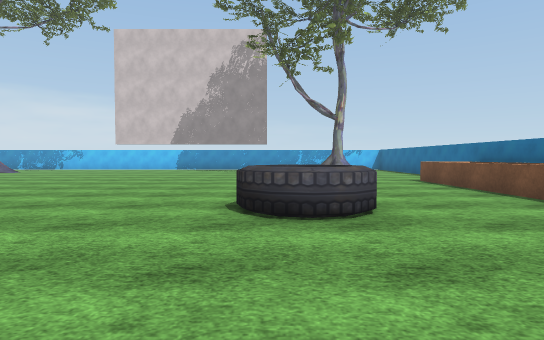
View 1 (above)

18 first-person views from a walk through a scene from a Unity 3-D project. The camera is 1.2 m above the floor, tilts 2° down and sees 75° across. The floor is counted in squares, 2 m on a side. Each view is taken from the middle of a square. On the plan, view 1 faces up. The plan holds only what a view shows up to about 10 squares ahead; the rest is blank. Some surface patterns are stand-ins.

View 2
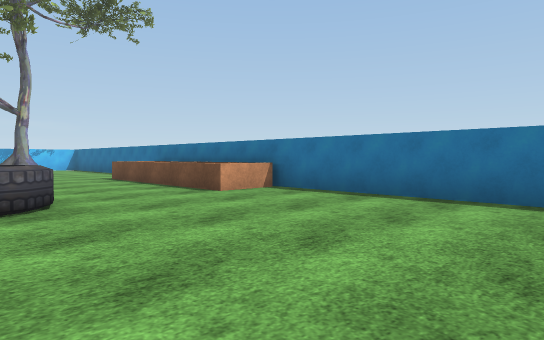

View 3
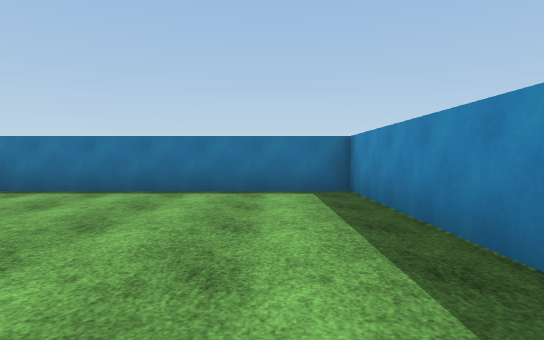

View 4
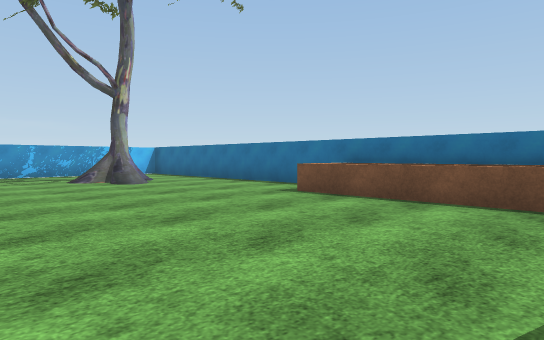

View 5
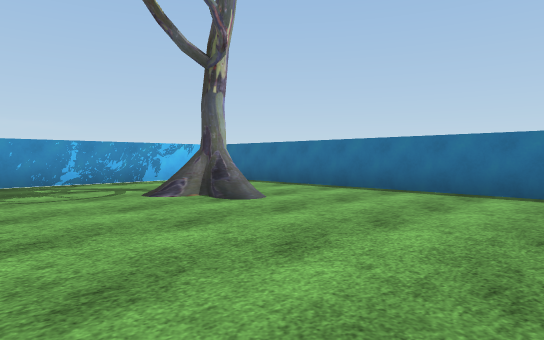

View 6
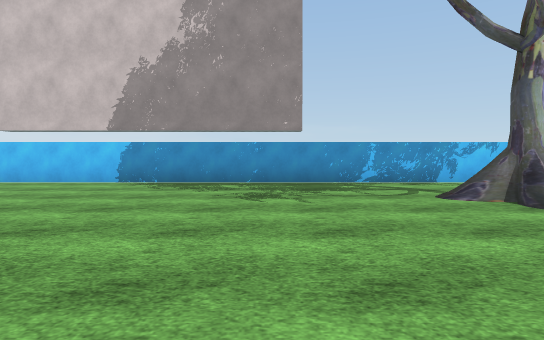

View 7
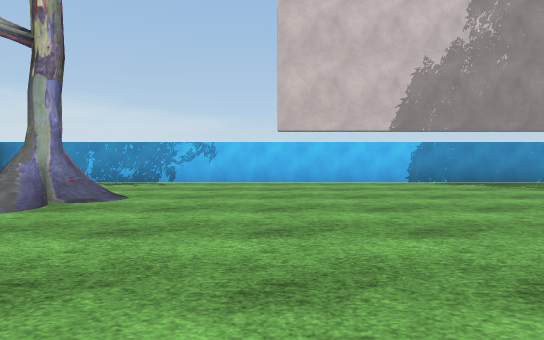

View 8
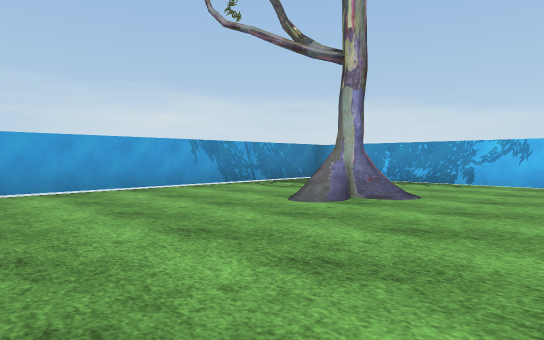

View 9
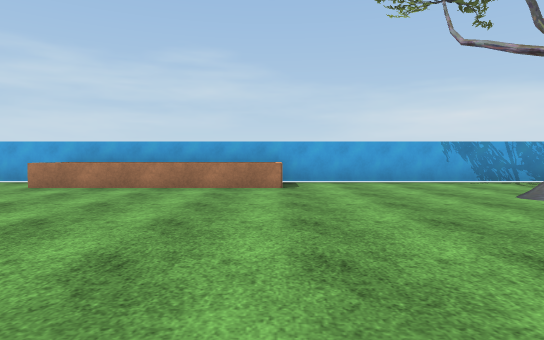

View 10
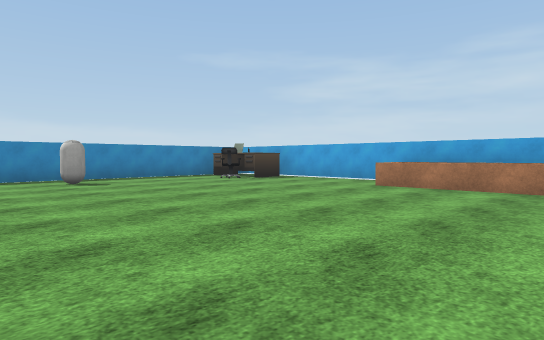

View 11
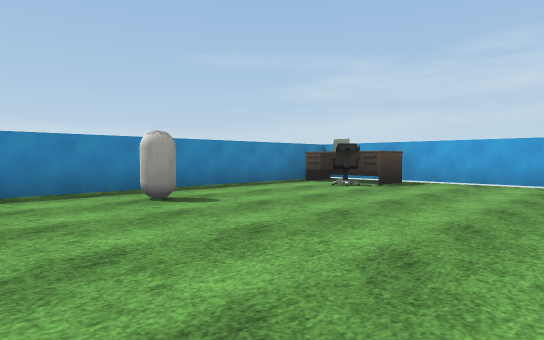

View 12
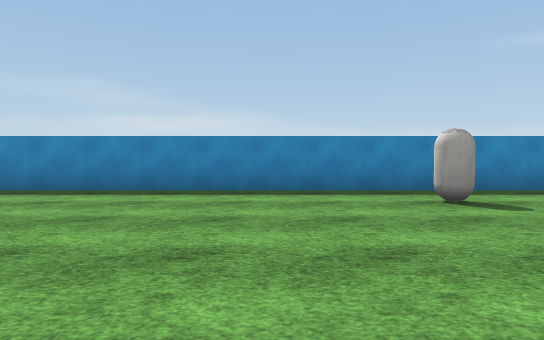

View 13
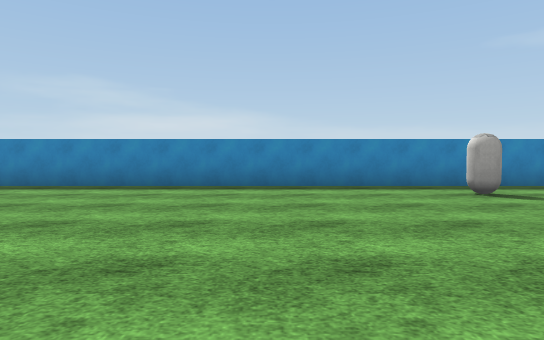

View 14
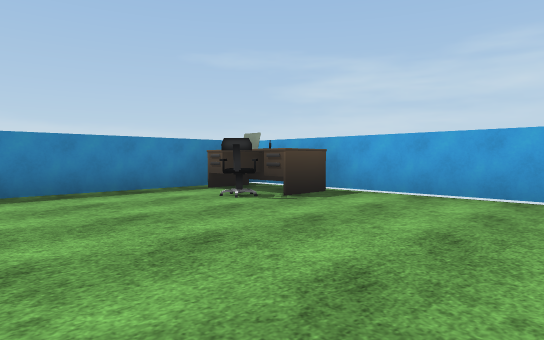

View 15
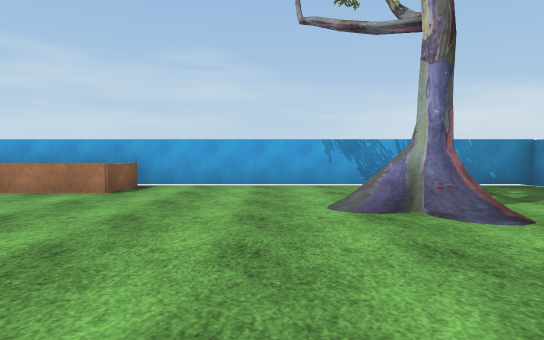

View 16
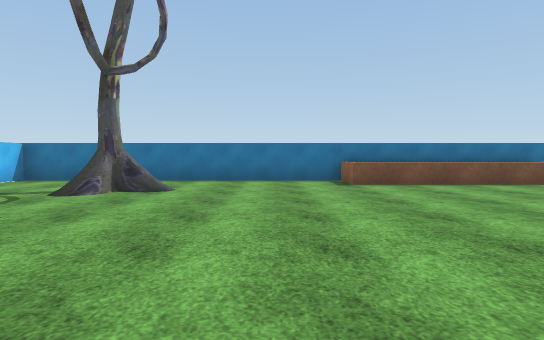

View 17
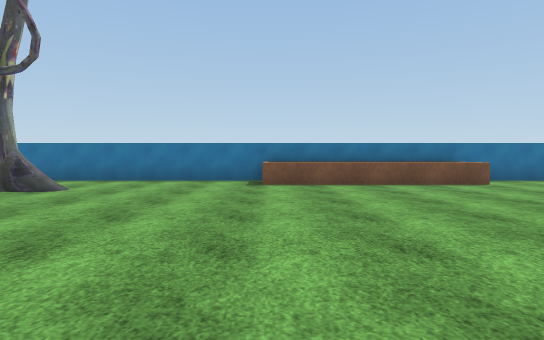

View 18
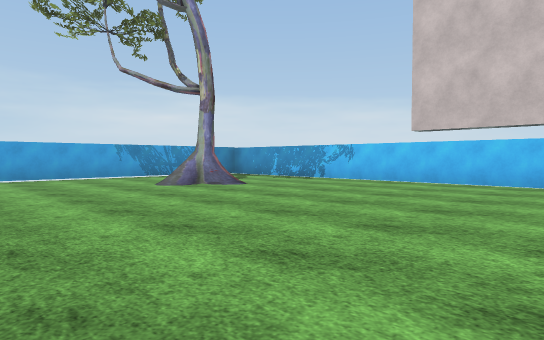

### Floor plan
Points are (right, up) in squares from view 1. A wall is a line through its corners. A room is listed if a view was taken in it or the views show most of it. See-through windows are left out.
Room 1 (views 1, 2, 3, 4, 5, 6, 7, 8, 9, 10, 11, 12, 13, 14, 15, 16, 17, 18)
walls: (-10.7, 13.8) (-11.2, 13.6); (-10.9, 13.9) (-10.9, 13.4); (-10.8, 14) (-11, 13.3); (2.7, 13.8) (2.2, 14); (-13.2, -2.4) (5.3, -2.4) (5.3, 17.5) (-14.6, 17.5) (-14.6, -2)
low walls: (-14.2, 9.1) (-14.2, 4.2); (-14.4, 9.2) (-13, 9.2) (-13, 4.1); (2.4, 13.8) (1.9, 13.8); (5.2, 4.2) (3.9, 4.2) (3.9, 9.2) (5.2, 9.2)
objects: desk (-14, -2) to (-13, 0); capsule (-9, -1); tire (0, 4) to (1, 5)

Where each view was taken, in squares from view 1:
view 1: 0 up, 0 right, facing up
view 2: 1 down, 0 right, facing up-right
view 3: 1 down, 1 left, facing right
view 4: 5 up, 1 left, facing up-right
view 5: 9 up, 1 left, facing up-right
view 6: 9 up, 1 left, facing up
view 7: 9 up, 8 left, facing up
view 8: 9 up, 8 left, facing up-left
view 9: 9 up, 6 left, facing left
view 10: 8 up, 6 left, facing down-left
view 11: 4 up, 6 left, facing down-left
view 12: 4 up, 6 left, facing down
view 13: 5 up, 5 left, facing down
view 14: 4 up, 9 left, facing down-left
view 15: 12 up, 7 left, facing left
view 16: 11 up, 4 left, facing right
view 17: 9 up, 4 left, facing right
view 18: 9 up, 4 left, facing up-left
